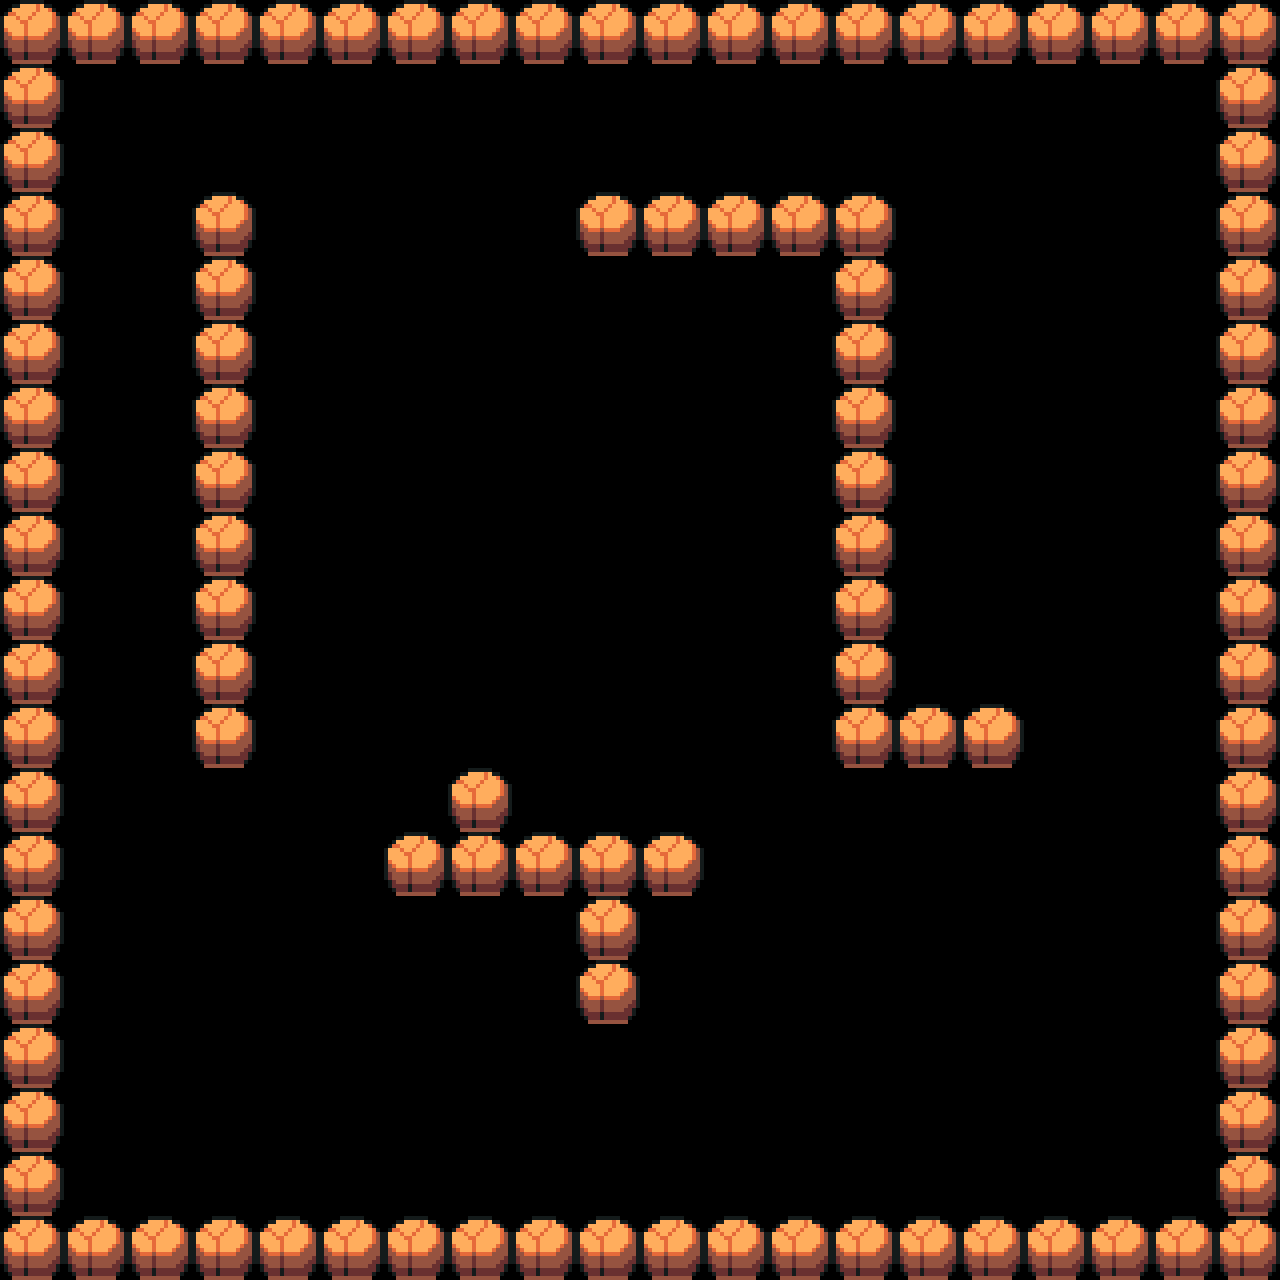

A 2D game scene composited from a Tiled map and its tileset images. What follows is a short description and the map's XML, with every tile layer's data as written:
An orthogonal 20x20 tile map with 64x64 px tiles, 1 tile layer (rocks).

<map version="1.10" tiledversion="1.10.2" orientation="orthogonal" renderorder="right-down" width="20" height="20" tilewidth="64" tileheight="64" infinite="0" nextlayerid="2" nextobjectid="1">
 <tileset firstgid="1" source="tiles.tsx" />
 <layer id="1" name="rocks" width="20" height="20">
  <data encoding="csv">
1,1,1,1,1,1,1,1,1,1,1,1,1,1,1,1,1,1,1,1,
1,0,0,0,0,0,0,0,0,0,0,0,0,0,0,0,0,0,0,1,
1,0,0,0,0,0,0,0,0,0,0,0,0,0,0,0,0,0,0,1,
1,0,0,1,0,0,0,0,0,1,1,1,1,1,0,0,0,0,0,1,
1,0,0,1,0,0,0,0,0,0,0,0,0,1,0,0,0,0,0,1,
1,0,0,1,0,0,0,0,0,0,0,0,0,1,0,0,0,0,0,1,
1,0,0,1,0,0,0,0,0,0,0,0,0,1,0,0,0,0,0,1,
1,0,0,1,0,0,0,0,0,0,0,0,0,1,0,0,0,0,0,1,
1,0,0,1,0,0,0,0,0,0,0,0,0,1,0,0,0,0,0,1,
1,0,0,1,0,0,0,0,0,0,0,0,0,1,0,0,0,0,0,1,
1,0,0,1,0,0,0,0,0,0,0,0,0,1,0,0,0,0,0,1,
1,0,0,1,0,0,0,0,0,0,0,0,0,1,1,1,0,0,0,1,
1,0,0,0,0,0,0,1,0,0,0,0,0,0,0,0,0,0,0,1,
1,0,0,0,0,0,1,1,1,1,1,0,0,0,0,0,0,0,0,1,
1,0,0,0,0,0,0,0,0,1,0,0,0,0,0,0,0,0,0,1,
1,0,0,0,0,0,0,0,0,1,0,0,0,0,0,0,0,0,0,1,
1,0,0,0,0,0,0,0,0,0,0,0,0,0,0,0,0,0,0,1,
1,0,0,0,0,0,0,0,0,0,0,0,0,0,0,0,0,0,0,1,
1,0,0,0,0,0,0,0,0,0,0,0,0,0,0,0,0,0,0,1,
1,1,1,1,1,1,1,1,1,1,1,1,1,1,1,1,1,1,1,1
</data>
 </layer>
</map>
